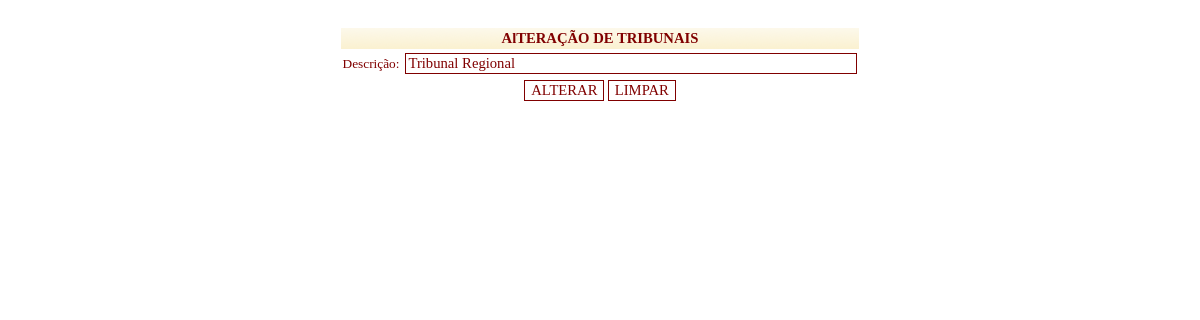
The app's page /view/altTribunais.php?id=1 (signed in), older data.
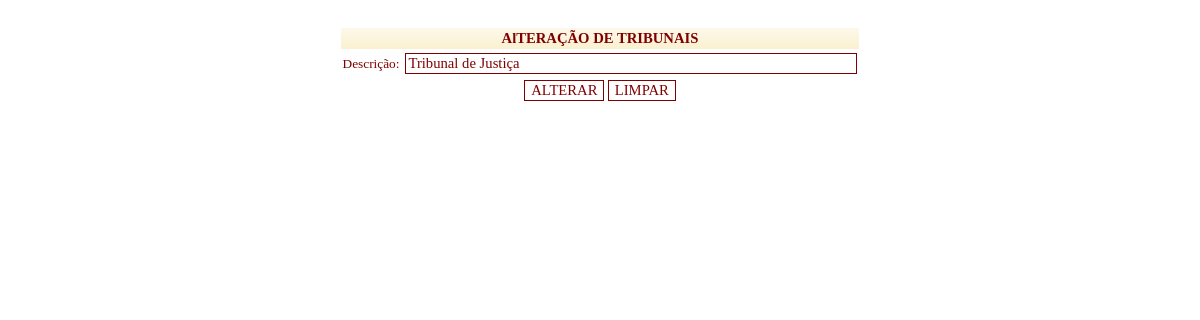
The same page, newer data.
### tables this page shows
CREATE TABLE IF NOT EXISTS `tribunal` (
`idTribunal` int(11) NOT NULL,
  `descricao` varchar(30) NOT NULL,
  `status` int(11) NOT NULL DEFAULT '1'
);

### model/tribunalDAO.php (called while the page is built, shortened)
<?php
include_once 'banco.php';
include_once 'tribunal.php';
class tribunalDAO extends banco {
       public function consultar($objTribunal) {
            $sql = 'SELECT * FROM '.TBL_TRIBUNAIS.' WHERE idTribunal = "'.$objTribunal->getId().'"';
           $resultado = mysql_query($sql) or die ('N�o foi poss�vel consutar esse registro.'.mysql_error());
           $linha = mysql_fetch_assoc($resultado);
           return $linha;
       }
}
$objTribunalDAO = new tribunalDAO();

### model/tribunal.php (called while the page is built, shortened)
<?php
class tribunal {
    var $id;
    function setId($id) {
        $this->id = $id;
    }
    function getId() {
        return $this->id;
    }
}
$objTribunal = new tribunal();
?>

### model/banco.php (called while the page is built, shortened)
<?php
class Banco{
	public $host = CON_ADVOCACIA_HOST;
	public $user = CON_ADVOCACIA_USER;
	public $pass = CON_ADVOCACIA_PASS;
	public function abreConexao(){
		$this->Conn = mysql_connect($this->host,$this->user,$this->pass);
	}
}
?>

### view/altTribunais.php (the view, shortened to what this page needs)
<html>
<head>
</head>
<body>
<?php
include_once '../model/tribunalDAO.php';
$id = $_GET['id'];
$objTribunal->setId($id);
$resultado = $objTribunalDAO->consultar($objTribunal);
?>
<form name="frmTribunal" id="frmTribunal" action="../control/controleTribunal.php" method="POST">
    <input type="hidden" name="id" value="<?php echo $id; ?>" /><br>
    <table border="0" align="center" cellpadding="2px">
        <thead>
        <tr>
            <th colspan="2">AlTERAÇÃO DE TRIBUNAIS</th>
        </tr>
        </thead>
        <tbody>
        <tr>
            <td class="texto">Descrição:</td>
            <td>
                <input type="text" name="descricao" id="descricao" value="<?php echo $resultado['descricao'];?>" size="53" maxlength="50" class="form" />
                <span id="spanDescricao" class="span"></span></td>
        </tr>
        <tr>
            <td colspan="2" align="center">
                <input type="button" id="btnAlterar" value="ALTERAR" class="form" />
                <input type="reset" value="LIMPAR" class="form">
            </td>
        </tr>
        </tbody>
    </table>
</form>
</body>
</html>

Row changes from the older to the newer data that the page shows:
changed tribunal: descricao "Tribunal Regional" → "Tribunal de Justiça"
